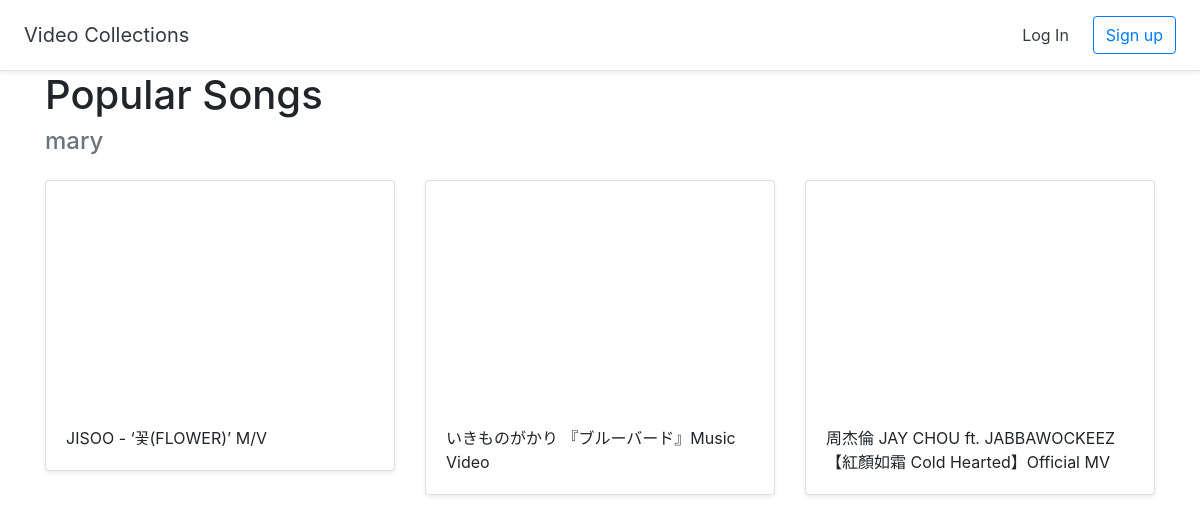
Screenshot of /halloffame/2 with the database file from the repository.
### halls/models.py (models this page shows)
class Hall(models.Model):
    title = models.CharField(max_length=255)
    '''
    purpose : to know which hall is created by which user
    '''
    user = models.ForeignKey(User, on_delete=models.CASCADE)  #one user can have many Halls

class Video(models.Model):
    title = models.CharField(max_length=255)
    url = models.URLField()
    youtube_id = models.CharField(max_length=255)
    hall = models.ForeignKey(Hall, on_delete=models.CASCADE)  #one Hall can have many Videos

### halls/views.py (the view)
# urls.py: path('halloffame/<int:pk>',views.DetailHall.as_view(),name='detail_hall'),
class DetailHall(generic.DeleteView):
    model = Hall  #pass the model object to template
    template_name = 'halls/detail_hall.html'

### halls/templates/halls/detail_hall.html (shortened to what this page needs)
{% extends 'halls/base.html' %}
{% load static %}
{% block content %}
<div class="container">
    <h1>{{ hall.title }}</h1>
    <h4 class="text-muted"> {{ hall.user.username}}</h4>
        <div class="row">
            {% for video in hall.video_set.all %}
            <div class="col-md-4 mt-3">
                <div class="card mb-4 shadow-sm">
                    <iframe width="100%" height="225" src="https://www.youtube.com/embed/{{ video.youtube_id}}" title="YouTube video player" frameborder="0" allow="accelerometer; autoplay; clipboard-write; encrypted-media; gyroscope; picture-in-picture; web-share" allowfullscreen></iframe>
                    <div class="card-body">
                        <p class="card-text">{{ video.title}}</p>
                    </div>
                </div>
            </div>
        {% endfor %}
        </div>
</div>
{% endblock %}

### rows the page displays
Hall: title "Popular Songs", user.username "mary"
Video: title "JISOO - ‘꽃(FLOWER)’ M/V"
Video: title "いきものがかり 『ブルーバード』Music Video"
Video: title "周杰倫 JAY CHOU ft. JABBAWOCKEEZ【紅顏如霜 Cold Hearted】Official MV"
